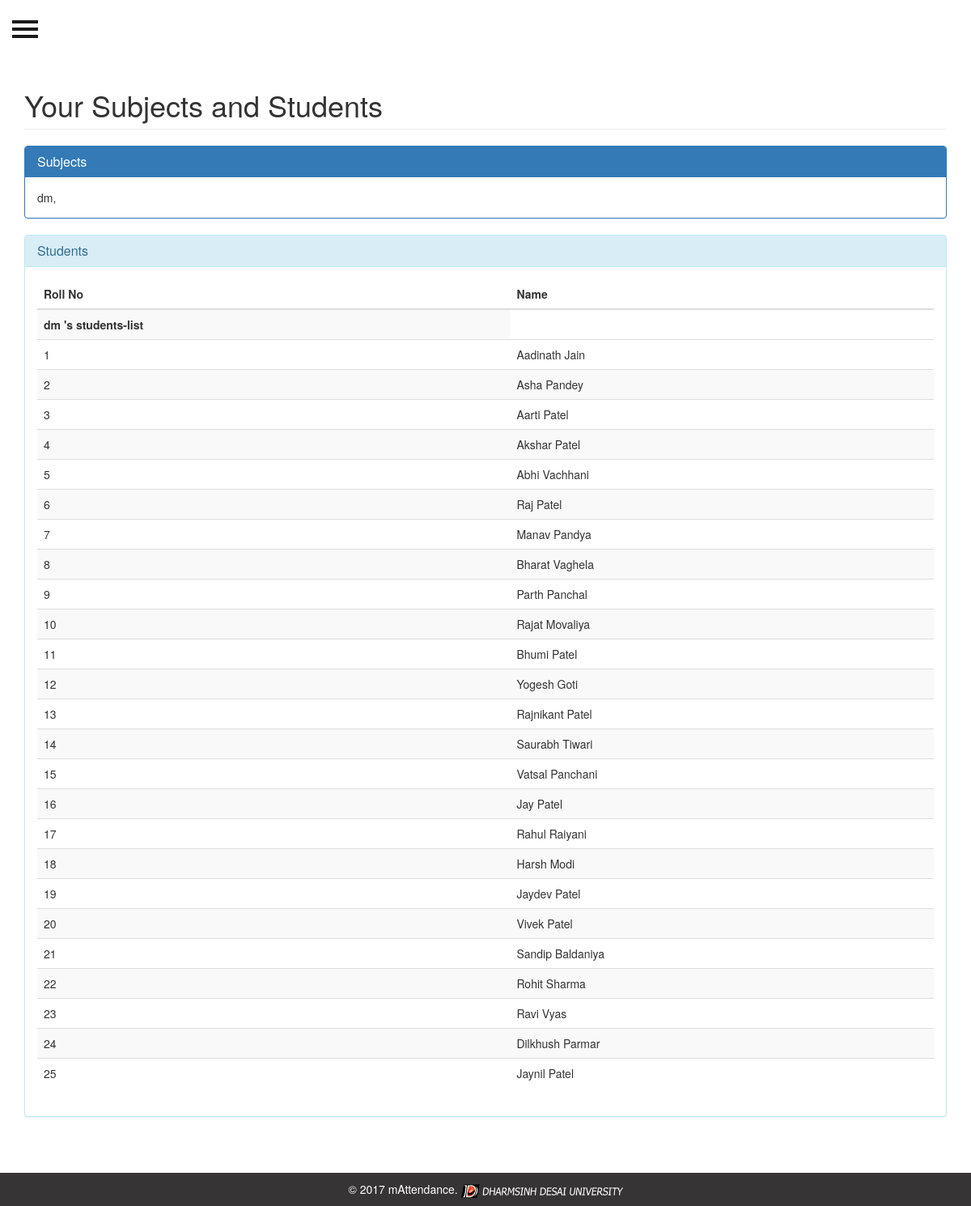
Page /index.php?page=studentinfo (signed in) on the committed database.
### tables this page shows
CREATE TABLE `subject` (
  `id` int(11) NOT NULL,
  `name` varchar(255) NOT NULL
);

CREATE TABLE `student` (
  `sid` int(11) NOT NULL,
  `name` varchar(255) NOT NULL,
  `rollno` varchar(255) NOT NULL
);

### index.php (called while the page is built, shortened)
<?php include 'modules/header.php';?>
<?php include 'modules/content-container.php';?>
<?php include 'modules/footer.php';?>

### modules/studentinfo.php (the view, shortened to what this page needs)
<?php
	include 'config1.php';
	$uid = $_SESSION['uid'];
?>
<div class="container">
  <div class="row">
    <div class="col-md-12 col-lg-12">
			<h1 class="page-header">Your Subjects and Students</h1>
		</div>
	</div>
	<div class="row">
		<div class="col-md-12 col-lg-12">
			<div class="panel panel-primary">
				<div class="panel-heading">
					<h3 class="panel-title">Subjects</h3>
				</div>
				<div class="panel-body">
					<?php
						$output = '';
						$query_subject = "SELECT subject.name, subject.id from subject INNER JOIN user_subject WHERE user_subject.id = subject.id AND user_subject.uid = {$uid}  ORDER BY subject.name";
						$sub=$conn->query($query_subject);
						$rsub=$sub->fetchAll(PDO::FETCH_ASSOC);
						$noOfSubject = count($rsub);
						for($i = 0; $i<$noOfSubject; $i++) {
							$output .= $rsub[$i]['name'];
							$output .= ',&nbsp;';
						}
						print $output;
					?>
				</div>
			</div>
			<div class="panel panel-info">
				<div class="panel-heading">
					<h3 class="panel-title">Students</h3>
				</div>
				<div class="panel-body">
					<table class="table table-striped table-hover">
					<thead>
						<tr>
							<th>Roll No</th>
							<th>Name</th>
						</tr>
					</thead>
					<tbody>
						<?php
							for($i = 0; $i<$noOfSubject; $i++) {
								$subname=$rsub[$i]['name'];
								$subid=$rsub[$i]['id'];
							$studentQuery = "SELECT  sid FROM student_subject WHERE id=$subid ";
							$stmtStudent = $conn->prepare($studentQuery);
							$stmtStudent->execute();
							$resultStudent = $stmtStudent->fetchAll(PDO::FETCH_ASSOC);
							echo "<tr><td><strong>".$subname." 's students-list</strong></td></tr>" ;
							for($j = 0; $j<count($resultStudent); $j++) {
								$dupstid=$resultStudent[$j]['sid'];
								$query1="SELECT rollno,name FROM student WHERE sid=$dupstid";
								$stmt = $conn->prepare($query1);
								$stmt->execute();
								$result = $stmt->fetchAll(PDO::FETCH_ASSOC);
								echo "<tr>";
								echo "<td>" . $result[0]['rollno'] . "</td>";
								echo "<td>" . $result[0]['name'] . "</td>";
								echo "</tr>";
							}
						}
						?>
						</tbody>
					</table>
				</div>
			</div>
		</div>
	</div>
</div>

### rows in the picture
subject: name "dm"
student: rollno "1", name "Aadinath Jain"
student: rollno "2", name "Asha Pandey"
student: rollno "3", name "Aarti Patel"
student: rollno "4", name "Akshar Patel"
student: rollno "5", name "Abhi Vachhani"
student: rollno "6", name "Raj Patel"
student: rollno "7", name "Manav Pandya"
student: rollno "8", name "Bharat Vaghela"
student: rollno "9", name "Parth Panchal"
student: rollno "10", name "Rajat Movaliya"
student: rollno "11", name "Bhumi Patel"
student: rollno "12", name "Yogesh Goti"
student: rollno "13", name "Rajnikant Patel"
student: rollno "14", name "Saurabh Tiwari"
student: rollno "15", name "Vatsal Panchani"
student: rollno "16", name "Jay Patel"
student: rollno "17", name "Rahul Raiyani"
student: rollno "18", name "Harsh Modi"
student: rollno "19", name "Jaydev Patel"
student: rollno "20", name "Vivek Patel"
student: rollno "21", name "Sandip Baldaniya"
student: rollno "22", name "Rohit Sharma"
student: rollno "23", name "Ravi Vyas"
student: rollno "24", name "Dilkhush Parmar"
student: rollno "25", name "Jaynil Patel"

### other values in the picture
$output "dm,"
